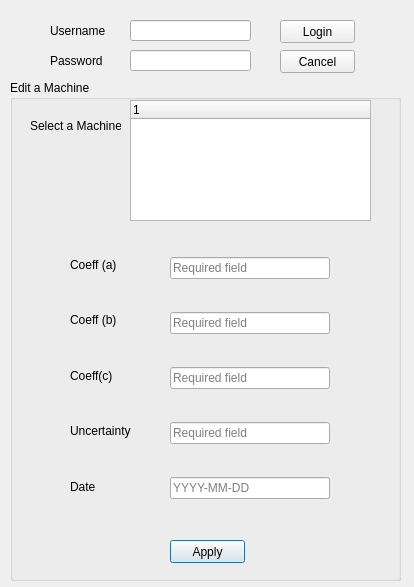
<?xml version="1.0" encoding="UTF-8"?>
<ui version="4.0">
 <class>Dialog</class>
 <widget class="QDialog" name="Dialog">
  <property name="geometry">
   <rect>
    <x>0</x>
    <y>0</y>
    <width>414</width>
    <height>587</height>
   </rect>
  </property>
  <property name="windowTitle">
   <string>Dialog</string>
  </property>
  <widget class="QLabel" name="label">
   <property name="geometry">
    <rect>
     <x>50</x>
     <y>20</y>
     <width>61</width>
     <height>21</height>
    </rect>
   </property>
   <property name="text">
    <string>Username</string>
   </property>
  </widget>
  <widget class="QLabel" name="label_2">
   <property name="geometry">
    <rect>
     <x>50</x>
     <y>50</y>
     <width>61</width>
     <height>21</height>
    </rect>
   </property>
   <property name="text">
    <string>Password</string>
   </property>
  </widget>
  <widget class="QLineEdit" name="usernameEdit">
   <property name="geometry">
    <rect>
     <x>130</x>
     <y>20</y>
     <width>121</width>
     <height>21</height>
    </rect>
   </property>
  </widget>
  <widget class="QLineEdit" name="passwordEdit">
   <property name="geometry">
    <rect>
     <x>130</x>
     <y>50</y>
     <width>121</width>
     <height>21</height>
    </rect>
   </property>
   <property name="echoMode">
    <enum>QLineEdit::Password</enum>
   </property>
  </widget>
  <widget class="QGroupBox" name="groupBox">
   <property name="geometry">
    <rect>
     <x>10</x>
     <y>80</y>
     <width>391</width>
     <height>501</height>
    </rect>
   </property>
   <property name="title">
    <string>Edit a Machine</string>
   </property>
   <widget class="QWidget" name="verticalLayoutWidget">
    <property name="geometry">
     <rect>
      <x>60</x>
      <y>160</y>
      <width>101</width>
      <height>271</height>
     </rect>
    </property>
    <layout class="QVBoxLayout" name="verticalLayout">
     <item>
      <widget class="QLabel" name="label_3">
       <property name="text">
        <string>Coeff (a)</string>
       </property>
      </widget>
     </item>
     <item>
      <widget class="QLabel" name="label_6">
       <property name="text">
        <string>Coeff (b)</string>
       </property>
      </widget>
     </item>
     <item>
      <widget class="QLabel" name="label_5">
       <property name="text">
        <string>Coeff(c)</string>
       </property>
      </widget>
     </item>
     <item>
      <widget class="QLabel" name="label_8">
       <property name="text">
        <string>Uncertainty</string>
       </property>
      </widget>
     </item>
     <item>
      <widget class="QLabel" name="label_7">
       <property name="text">
        <string>Date</string>
       </property>
      </widget>
     </item>
    </layout>
   </widget>
   <widget class="QPushButton" name="applyButton">
    <property name="geometry">
     <rect>
      <x>160</x>
      <y>460</y>
      <width>75</width>
      <height>23</height>
     </rect>
    </property>
    <property name="text">
     <string>Apply</string>
    </property>
   </widget>
   <widget class="QWidget" name="verticalLayoutWidget_2">
    <property name="geometry">
     <rect>
      <x>160</x>
      <y>150</y>
      <width>160</width>
      <height>301</height>
     </rect>
    </property>
    <layout class="QVBoxLayout" name="verticalLayout_2">
     <item>
      <widget class="QLineEdit" name="aEdit">
       <property name="text">
        <string/>
       </property>
       <property name="placeholderText">
        <string>Required field</string>
       </property>
      </widget>
     </item>
     <item>
      <widget class="QLineEdit" name="bEdit">
       <property name="placeholderText">
        <string>Required field</string>
       </property>
      </widget>
     </item>
     <item>
      <widget class="QLineEdit" name="cEdit">
       <property name="placeholderText">
        <string>Required field</string>
       </property>
      </widget>
     </item>
     <item>
      <widget class="QLineEdit" name="uncertEdit">
       <property name="placeholderText">
        <string>Required field</string>
       </property>
      </widget>
     </item>
     <item>
      <widget class="QLineEdit" name="dateEdit">
       <property name="placeholderText">
        <string>YYYY-MM-DD</string>
       </property>
      </widget>
     </item>
    </layout>
   </widget>
   <widget class="QLabel" name="label_4">
    <property name="geometry">
     <rect>
      <x>20</x>
      <y>30</y>
      <width>91</width>
      <height>31</height>
     </rect>
    </property>
    <property name="text">
     <string>Select a Machine</string>
    </property>
   </widget>
   <widget class="QTreeWidget" name="enviroTree">
    <property name="geometry">
     <rect>
      <x>120</x>
      <y>20</y>
      <width>241</width>
      <height>121</height>
     </rect>
    </property>
    <property name="editTriggers">
     <set>QAbstractItemView::SelectedClicked</set>
    </property>
    <property name="dragEnabled">
     <bool>true</bool>
    </property>
    <property name="dragDropMode">
     <enum>QAbstractItemView::DragOnly</enum>
    </property>
    <column>
     <property name="text">
      <string notr="true">1</string>
     </property>
    </column>
   </widget>
  </widget>
  <widget class="QPushButton" name="loginButton">
   <property name="geometry">
    <rect>
     <x>280</x>
     <y>20</y>
     <width>75</width>
     <height>23</height>
    </rect>
   </property>
   <property name="text">
    <string>Login</string>
   </property>
  </widget>
  <widget class="QPushButton" name="cancelButton">
   <property name="geometry">
    <rect>
     <x>280</x>
     <y>50</y>
     <width>75</width>
     <height>23</height>
    </rect>
   </property>
   <property name="text">
    <string>Cancel</string>
   </property>
  </widget>
 </widget>
 <resources/>
 <connections/>
</ui>
